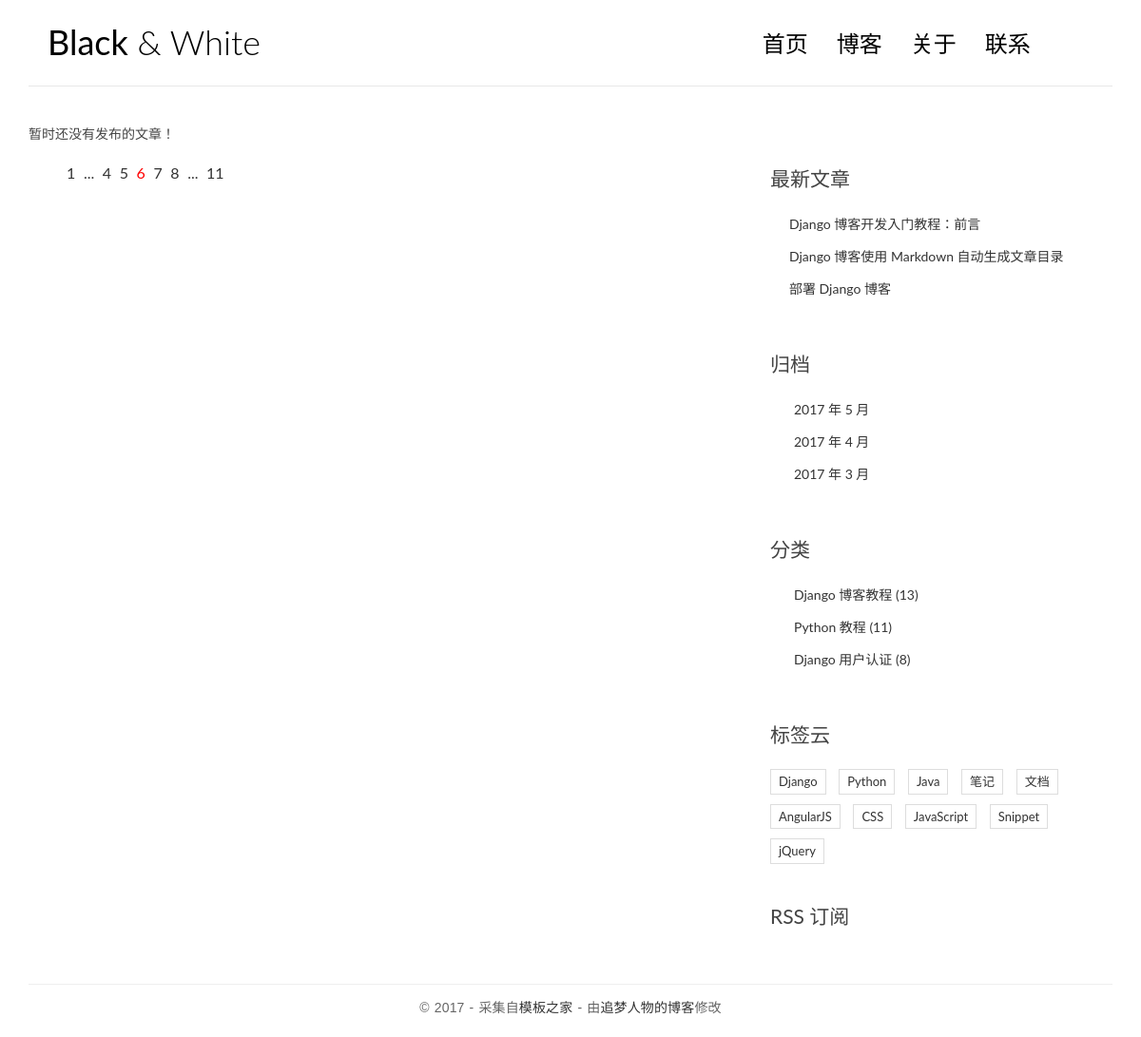
Before: / with the older database file.
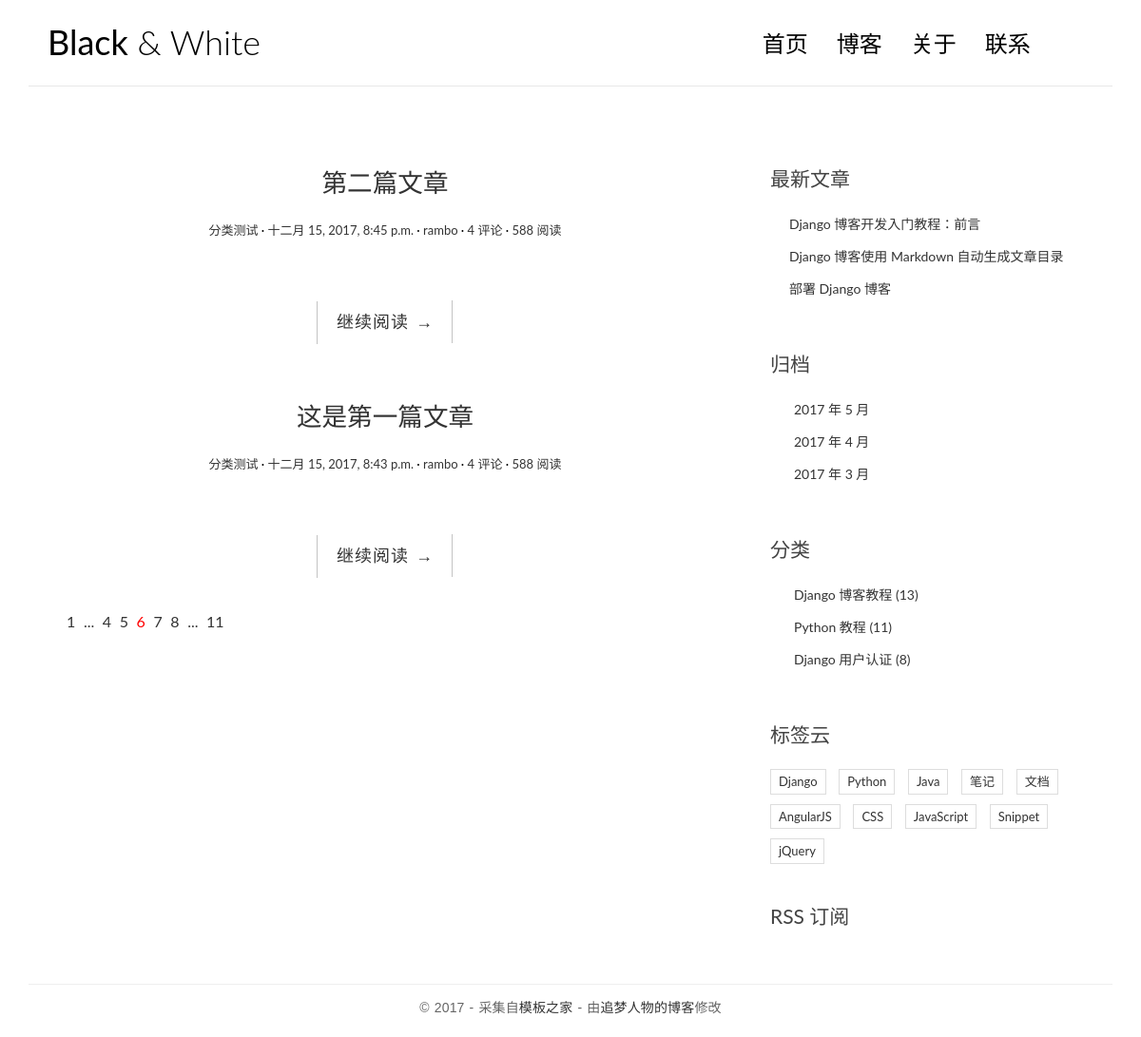
After: the same page with the newer database file.
### blog/models.py (models this page shows, shortened)
@python_2_unicode_compatible
class Article(models.Model):
    title = models.CharField(max_length=70)
    body = models.TextField()
    created_time = models.DateTimeField()
    modified_time = models.DateTimeField()
    excerpt = models.CharField(max_length=200, blank=True)
    category = models.ForeignKey(Category)
    tags = models.ManyToManyField(Tag, blank=True)
    author = models.ForeignKey(User)

@python_2_unicode_compatible
class Category(models.Model):
    name = models.CharField(max_length=100)

### blog/views.py (the view)
# urls.py: url(r'^$', views.index, name='index'),
def index(request):
    post_list = Article.objects.all().order_by('-created_time')
    return render(request, 'blog/index.html', context={'post_list': post_list})

### templates/blog/index.html (shortened to what this page needs)
{%  load staticfiles %}
<!DOCTYPE html>
<html>
<head>
    <link rel="stylesheet" href="{% static 'blog/css/bootstrap.min.css' %}">
    <link rel="stylesheet" href="http://code.ionicframework.com/ionicons/2.0.1/css/ionicons.min.css">
    <link rel="stylesheet" href="{% static 'blog/css/pace.css' %}">
    <link rel="stylesheet" href="{% static 'blog/css/custom.css'%}">
</head>
<body>
<div class="container">
    <header id="site-header">
        <div class="row">
            <div class="col-md-4 col-sm-5 col-xs-8">
                <div class="logo">
                    <h1><a href="index.html"><b>Black</b> &amp; White</a></h1>
                </div>
            </div>
            <div class="col-md-8 col-sm-7 col-xs-4">
                <nav class="main-nav" role="navigation">
                    <div class="collapse navbar-collapse" id="bs-example-navbar-collapse-1">
                        <ul class="nav navbar-nav navbar-right">
                            <li class="cl-effect-11"><a href="index.html" data-hover="首页">首页</a></li>
                            <li class="cl-effect-11"><a href="full-width.html" data-hover="博客">博客</a></li>
                            <li class="cl-effect-11"><a href="about.html" data-hover="关于">关于</a></li>
                            <li class="cl-effect-11"><a href="contact.html" data-hover="联系">联系</a></li>
                        </ul>
                    </div>
                </nav>
            </div>
        </div>
    </header>
</div>
<div class="content-body">
    <div class="container">
        <div class="row">
            <main class="col-md-8">
                {% for post in post_list %}
                    <article class="post post-{{ post.pk }}">
                        <header class="entry-header">
                            <h1 class="entry-title">
                                <a href="single.html">{{ post.title }}</a>
                            </h1>
                            <div class="entry-meta">
                                <span class="post-category"><a href="#">{{ post.category.name }}</a></span>
                                <span class="post-date"><a href="#"><time class="entry-date"
                                                                          datetime="{{ post.created_time }}">{{ post.created_time }}</time></a></span>
                                <span class="post-author"><a href="#">{{ post.author }}</a></span>
                                <span class="comments-link"><a href="#">4 评论</a></span>
                                <span class="views-count"><a href="#">588 阅读</a></span>
                            </div>
                        </header>
                        <div class="entry-content clearfix">
                            <div class="read-more cl-effect-14">
                                <a href="#" class="more-link">继续阅读 <span class="meta-nav">→</span></a>
                            </div>
                        </div>
                    </article>
                {% empty %}
                    <div class="no-post">暂时还没有发布的文章！</div>
                {% endfor %}
                <div class="pagination">
                    <ul>
                        <li><a href="">1</a></li>
                        <li><a href="">...</a></li>
                        <li><a href="">4</a></li>
                        <li><a href="">5</a></li>
                        <li class="current"><a href="">6</a></li>
                        <li><a href="">7</a></li>
                        <li><a href="">8</a></li>
                        <li><a href="">...</a></li>
                        <li><a href="">11</a></li>
                    </ul>
                </div>
            </main>
            <aside class="col-md-4">
                <div class="widget widget-recent-posts">
                    <h3 class="widget-title">最新文章</h3>
                    <ul>
                        <li>
                            <a href="#">Django 博客开发入门教程：前言</a>
                        </li>
                        <li>
                            <a href="#">Django 博客使用 Markdown 自动生成文章目录</a>
                        </li>
                        <li>
                            <a href="#">部署 Django 博客</a>
                        </li>
                    </ul>
                </div>
                <div class="widget widget-archives">
                    <h3 class="widget-title">归档</h3>
                    <ul>
                        <li>
                            <a href="#">2017 年 5 月</a>
                        </li>
                        <li>
                            <a href="#">2017 年 4 月</a>
                        </li>
                        <li>
                            <a href="#">2017 年 3 月</a>
                        </li>
                    </ul>
                </div>
                <div class="widget widget-category">
                    <h3 class="widget-title">分类</h3>
                    <ul>
                        <li>
                            <a href="#">Django 博客教程 <span class="post-count">(13)</span></a>
                        </li>
                        <li>
                            <a href="#">Python 教程 <span class="post-count">(11)</span></a>
                        </li>
                        <li>
                            <a href="#">Django 用户认证 <span class="post-count">(8)</span></a>
                        </li>
                    </ul>
                </div>
                <div class="widget widget-tag-cloud">
                    <h3 class="widget-title">标签云</h3>
                    <ul>
                        <li>
                            <a href="#">Django</a>
                        </li>
                        <li>
                            <a href="#">Python</a>
                        </li>
                        <li>
                            <a href="#">Java</a>
                        </li>
                        <li>
                            <a href="#">笔记</a>
                        </li>
                        <li>
                            <a href="#">文档</a>
                        </li>
                        <li>
                            <a href="#">AngularJS</a>
                        </li>
                        <li>
                            <a href="#">CSS</a>
                        </li>
                        <li>
                            <a href="#">JavaScript</a>
                        </li>
                        <li>
                            <a href="#">Snippet</a>
                        </li>
                        <li>
                            <a href="#">jQuery</a>
                        </li>
                    </ul>
                </div>
                <div class="rss">
                    <a href=""> RSS 订阅</a>
                </div>
            </aside>
        </div>
    </div>
</div>
<footer id="site-footer">
    <div class="container">
        <div class="row">
            <div class="col-md-12">
                <p class="copyright">&copy 2017 - 采集自<a href="http://www.cssmoban.com/"
                                                        target="_blank" title="模板之家">模板之家</a>
                    - 由<a href="http://zmrenwu.com/" title="网页模板" target="_blank">追梦人物的博客</a>修改
                </p>
            </div>
        </div>
    </div>
</footer>
</body>
</html>

### blog/static/blog/css/custom.css (style rules this page uses)
* { outline: none; }
h1, h2, h3, h4, h5, h6 { margin-top: 0; }
b { font-weight: 400; }
a { color: #333; }
body { color: #444; font-family: 'Lato', sans-serif; }
p { font-family: 'Ubuntu', sans-serif; font-weight: 400; word-spacing: 1px; letter-spacing: 0.01em; }
#site-header { background-color: #FFF; padding: 25px 20px; margin-bottom: 40px; border-bottom: 1px solid #e7e7e7; }
.logo h1 a { color: #000; }
.logo h1 { margin: 0; font-family: 'Lato', sans-serif; font-weight: 300; }
.main-nav { margin-top: 11px; max-width: 95%; }
.main-nav a { color: #000000 !important; padding: 0 0 5px 0 !important; margin-right: 30px; font-family: 'Lato', sans-serif; font-weight: 300; font-size: 24px; }
.cl-effect-11 a { padding: 10px 0; color: #0972b4; text-shadow: none; }
.cl-effect-11 a::before { position: absolute; top: 0; left: 0; overflow: hidden; padding: 0 0 5px 0 !important; max-width: 0; border-bottom: 1px solid #000; color: #000; content: attr(data-hover); white-space: nowrap; -webkit-transition: max-width 0.5s; -moz-transition: max-width 0.5s; transition: max-width 0.5s; }
.content-body { padding-bottom: 4em; }
.post { background: #fff; padding: 30px 30px 0; }
.entry-title { text-align: center; font-size: 1.9em; margin-bottom: 20px; line-height: 1.6; padding: 10px 20px 0; }
.entry-meta { text-align: center; color: #DDDDDD; font-size: 13px; margin-bottom: 30px; }
.entry-content { font-size: 18px; line-height: 1.9; font-weight: 300; color: #000; }
.post-category::after, .post-date::after, .post-author::after, .comments-link::after { content: ' ·'; color: #000; }
.read-more { font-family: 'Ubuntu', sans-serif; font-weight: 400; word-spacing: 1px; letter-spacing: 0.01em; text-align: center; margin-top: 20px; }
.cl-effect-14 a { padding: 0 20px; height: 45px; line-height: 45px; position: relative; display: inline-block; margin: 15px 25px; letter-spacing: 1px; font-weight: 400; text-shadow: 0 0 1px rgba(255, 255, 255, 0.3); }
.cl-effect-14 a::before, .cl-effect-14 a::after { position: absolute; width: 45px; height: 1px; background: #C3C3C3; content: ''; -webkit-transition: all 0.3s; -moz-transition: all 0.3s; transition: all 0.3s; pointer-events: none; }
.cl-effect-14 a::before { top: 0; left: 0; -webkit-transform: rotate(90deg); -moz-transform: rotate(90deg); transform: rotate(90deg); -webkit-transform-origin: 0 0; -moz-transform-origin: 0 0; transform-origin: 0 0; }
.cl-effect-14 a::after { right: 0; bottom: 0; -webkit-transform: rotate(90deg); -moz-transform: rotate(90deg); transform: rotate(90deg); -webkit-transform-origin: 100% 0; -moz-transform-origin: 100% 0; transform-origin: 100% 0; }
.widget { background: #fff; padding: 30px 0 0; }
.widget-title { font-size: 1.5em; margin-bottom: 20px; line-height: 1.6; padding: 10px 0 0; font-weight: 400; }
.widget-recent-posts ul { padding: 0; margin: 0; padding-left: 20px; }
.widget-recent-posts ul li { list-style-type: none; position: relative; line-height: 170%; margin-bottom: 10px; }
.widget-recent-posts ul li::before { content: '\f3d3'; font-family: "Ionicons"; position: absolute; left: -17px; top: 3px; font-size: 16px; color: #000; }
.widget-archives ul { padding: 0; margin: 0; padding-left: 25px; }
.widget-archives ul li { list-style-type: none; position: relative; line-height: 170%; margin-bottom: 10px; }
.widget-archives ul li::before { content: '\f3f3'; font-family: "Ionicons"; position: absolute; left: -25px; top: 1px; font-size: 16px; color: #000; }
.widget-category ul { padding: 0; margin: 0; padding-left: 25px; }
.widget-category ul li { list-style-type: none; position: relative; line-height: 170%; margin-bottom: 10px; }
.widget-category ul li::before { content: '\f3fe'; font-family: "Ionicons"; position: absolute; left: -25px; top: 1px; font-size: 18px; color: #000; }
.widget-tag-cloud ul { padding: 0; margin: 0; margin-right: -10px; }
.widget-tag-cloud ul li { list-style-type: none; font-size: 13px; display: inline-block; margin-right: 10px; margin-bottom: 10px; padding: 3px 8px; border: 1px solid #ddd; }
.rss { font-size: 21px; margin-top: 30px; }
.rss a { color: #444; }
#site-footer { padding-top: 10px; padding: 0 0 1.5em 0; }
.copyright { text-align: center; padding-top: 1em; margin: 0; border-top: 1px solid #eee; color: #666; }
.pagination ul { list-style: none; }
.pagination ul li { display: inline-block; font-size: 16px; margin-right: 5px; }
.current a { color: red; }

Changed rows visible on the page:
added Article: title "第二篇文章", category.name "分类测试", created_time "十二月 15, 2017, 8:45 p.m.", author "rambo"
added Article: title "这是第一篇文章", category.name "分类测试", created_time "十二月 15, 2017, 8:43 p.m.", author "rambo"
Other visible differences:
text no longer shown: "暂时还没有发布的文章！"
